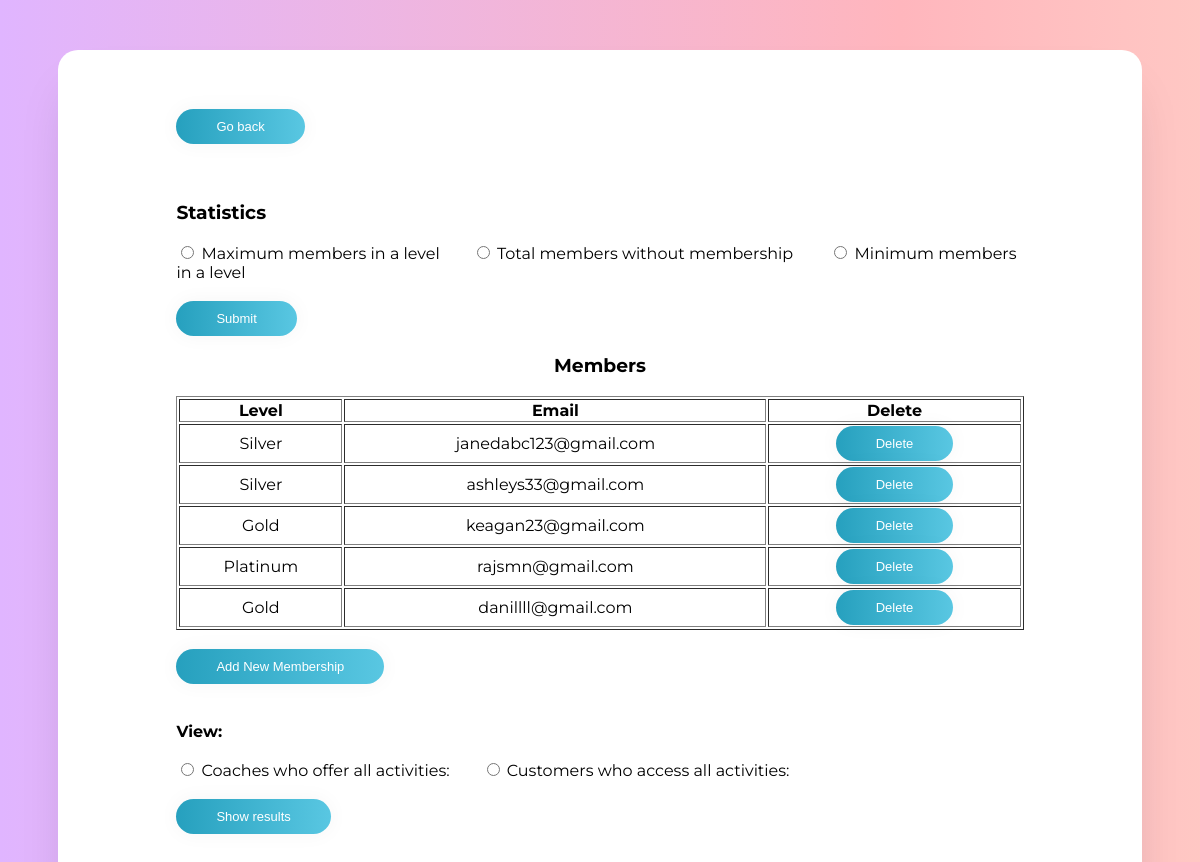
Screenshot of /adminLogin/managemembership.php with the database file from the repository.
### tables this page shows
CREATE TABLE Membership
(
    ID         integer NOT NULL AUTO_INCREMENT,
    start_date date,
    end_date   date,
    Level      char(20) NOT NULL,
    email      char(30) NOT NULL,
    PRIMARY KEY (ID),
    FOREIGN KEY (Level) REFERENCES Membership_Level (Level)
        ON DELETE Cascade
        ON UPDATE Cascade,
    FOREIGN KEY (email) REFERENCES Customer (email)
        ON DELETE Cascade
        ON UPDATE Cascade
);

### adminLogin/managemembership.php (the view, shortened to what this page needs)
<!DOCTYPE html>
<html>
<head>
    <link rel="stylesheet" href="admincss/adminProfile.css">
</head>
<body>
<div class="details">
<form method="post">
<input class="submit" type="submit" name="goback" value="Go back"/>
</form>
<br><br>
<?php
echo "<form method=\"post\"><h3>Statistics</h3>";
    echo "<input type=\"radio\" name=\"radiostat\"  value=\"MAX\"";
    if (isset($_POST['radiostat']) && $_POST['radiostat'] == "MAX") {
        echo " checked";
    }
    echo "/> Maximum members in a level&emsp;&emsp;";
      echo "<input type=\"radio\" name=\"radiostat\"  value=\"SUM\"";
      if (isset($_POST['radiostat']) && $_POST['radiostat'] == "SUM") {
        echo " checked";
    }
    echo "/> Total members without membership &emsp;&emsp;";
      echo "<input type=\"radio\" name=\"radiostat\"  value=\"MIN\"";
      if (isset($_POST['radiostat']) && $_POST['radiostat'] == "MIN") {
        echo " checked";
    }
    echo "/> Minimum members in a level &emsp;&emsp;<br><br>";
    echo "<input class='submit' type='submit' name='viewagg' value='Submit'/>";
$sql = "SELECT * FROM Membership;";
$result = $GLOBALS['conn']->query($sql);
if ($result->num_rows > 0) {
    echo "<h3 align=\"center\">Members</h3>";
    echo "<table border=\"1\" width=\"100%\" align=\"center\" style=\"text-align:center\"><tr>
            <th>Level</th>
            <th>Email</th>
            <th>Delete</th>
        </tr>";
    while ($row = $result->fetch_assoc()) {
        echo "<tr>
                <td class='border-class'>" . $row["Level"] . "</td>
                <td>{$row["email"]}</td>
                <td>
                    <form method='post'>
                        <input type='hidden' name='id' value='" . $row["ID"] . "'/>
                        <input class='submit' type='submit' name='deletemember' value='Delete'/>
                    </form>
                </td>
            </tr>";
    }
    echo "</table>";
}
?>
<br>
<form method="post">
    <input class="submit" type="submit" name="addmemberform" value="Add New Membership"/>
</form>
    <?php
    echo "<form method=\"post\">";
$sqlselectcoach = "coach c";
$sqlselectcust = "customer c JOIN customer_phone d ON c.phone=d.phone";
echo "<br><br>";
echo "<b>View:</b><br><br>";
echo "<input type=\"radio\" name=\"coachallact\" id=cname value=\"{$sqlselectcoach}\"";
if (isset($_POST['coachallact']) && $_POST['coachallact'] == $sqlselectcoach) {
    echo " checked";
}
echo "/> Coaches who offer all activities:&emsp;&emsp;";
echo "<input type=\"radio\" name=\"coachallact\" id=cname value=\"{$sqlselectcust}\"";
if (isset($_POST['coachallact']) && $_POST['coachallact'] == $sqlselectcust) {
    echo " checked";
}
echo "/> Customers who access all activities: <br><br>";
echo "<input class=\"submit\" type=\"submit\" name=\"viewselectedact\" value=\"Show results\" /><br><br>";
?>
</form>
</div>
</body>
</html>

### adminLogin/admincss/adminProfile.css (style rules this page uses)
body { font-family: "Montserrat", sans-serif; background: linear-gradient(270deg, #ffead1, #ffb6bd, #e0b5ff); background-size: 150% 150%; animation: backgroundAnimation 10s ease infinite; justify-content: center; align-items: center; }
.details { margin: 50px 50px 50px 50px; background-color: white; padding: 5% 10% 10% 10%; border-radius: 20px; box-shadow: 0 30px 50px -20px rgba(14, 0, 47, 0.21); }
.submit { cursor: pointer; border-radius: 5em; color: #fff; background: linear-gradient(to right, #26A0BE, #59C7E2); border: 0; padding-left: 40px; padding-right: 40px; padding-bottom: 10px; padding-top: 10px; font-family: 'Ubuntu', sans-serif; font-size: 13px; box-shadow: 0 0 20px 1px rgba(0, 0, 0, 0.04); }

### rows the page displays
membership: Level "Silver", email "janedabc123@gmail.com"
membership: Level "Silver", email "ashleys33@gmail.com"
membership: Level "Gold", email "keagan23@gmail.com"
membership: Level "Platinum", email "rajsmn@gmail.com"
membership: Level "Gold", email "danillll@gmail.com"
